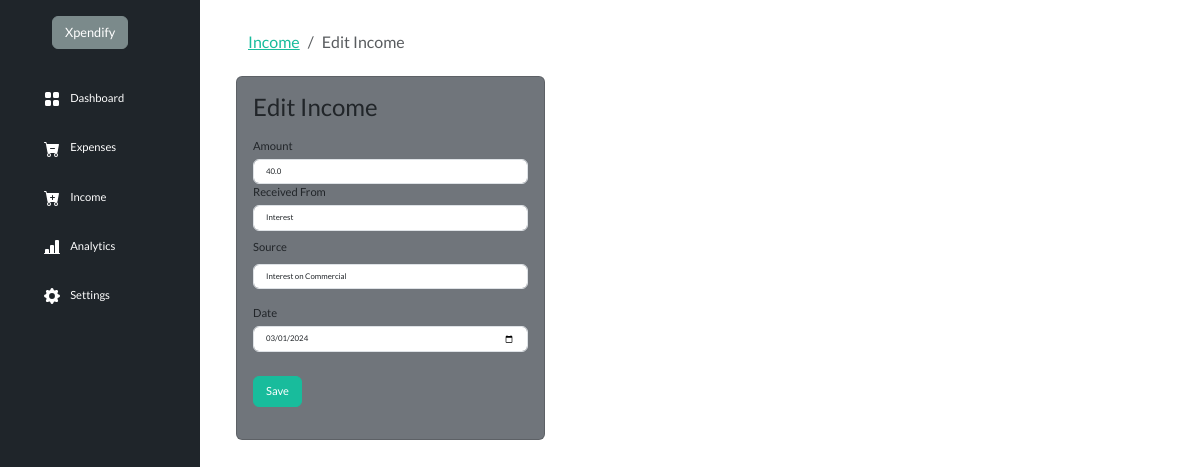
Page /income/edit-income/81 (signed in) on the committed database.
### userincome/models.py (models this page shows, shortened)
class UserIncome(models.Model):
    amount = models.FloatField()  # DECIMAL
    date = models.DateField(default=now)
    description = models.TextField()
    owner = models.ForeignKey(to=User, on_delete=models.CASCADE)
    source = models.CharField(max_length=266)
    class Meta:
        ordering: ['-date']

### userincome/views.py (the view, shortened to what this page needs)
# urls.py: path('edit-income/<int:id>', views.income_edit, name="income-edit"),
@login_required(login_url='/authentication/login')
def income_edit(request, id):
    income = UserIncome.objects.get(pk=id)
    sources = Source.objects.all()
    context = {
        'income': income,
        'values': income,
        'sources': sources
    }
    if request.method == 'GET':
        return render(request, 'income/edit_income.html', context)

### ExpSystem/templates/income/edit_income.html (shortened to what this page needs)
{% extends 'base.html' %} {% block content %}
<div class="container mt-4">
  <div class="row">
    <div class="col-md-5">
      <nav aria-label="breadcrumb">
        <ol class="breadcrumb">
          <li class="breadcrumb-item">
            <a href="{% url 'income' %}">Income</a>
          </li>
          <li class="breadcrumb-item active" aria-current="page">Edit Income</li>
        </ol>
      </nav>
    </div>
  </div>
  <div class="col-md-5">
    <div class="card" style="background-color:rgba(108, 114, 120, 0.974); width: 80%;">
      <div class="card-body">
        <div class="card-title">
            <h4>Edit Income</h4>
        </div>
        <form action="{% url 'income-edit' income.id %}" method="post">
          <div class="form-group mt-3"  style="font-size: 70%;">
            <label for="">Amount</label>
            <input
              type="text"
              class="form-control form-control mt-1" style="font-size: 70%;"
              name="amount"
              value="{{values.amount}}"
            />
          </div>
          <div class="form-group"  style="font-size: 70%;">
            <label for="">Received From</label>
            <input
              type="text"
              class="form-control form-control mt-1"  style="font-size: 70%;"
              name="description"
              value="{{values.description}}"
            />
          </div>
          <div class="form-group mt-2"  style="font-size: 70%;">
            <label for="">Source</label>
            <select class="form-control mt-2"  style="font-size: 70%;" name="source">
              <option selected name="source" value="{{values.source}}"
                >{{values.source}}</option
              >
            </select>
          </div>
          <div class="form-group mt-3"  style="font-size: 70%;">
            <label for="">Date</label>
            <input
              type="date"
              value="{{values.date |date:'Y-m-d' }}"
              class="form-control form-control mt-1"  style="font-size: 70%;"
              name="income_date"
            />
          </div>
          <input
            type="submit"
            value="Save"
            class="btn btn-success btn-primary-sm mt-4"  style="font-size: 70%;"
          />
        </form>
      </div>
    </div>
  </div>
</div>
{% endblock %}

### rows in the picture
UserIncome: amount "40.0", description "Interest", source "Interest on Commercial", income_date "03/01/2024"
